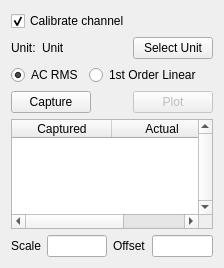
<?xml version="1.0" encoding="UTF-8"?>
<ui version="4.0">
 <class>CalibrationChannel</class>
 <widget class="QWidget" name="CalibrationChannel">
  <property name="geometry">
   <rect>
    <x>0</x>
    <y>0</y>
    <width>195</width>
    <height>254</height>
   </rect>
  </property>
  <layout class="QVBoxLayout" name="verticalLayout">
   <item>
    <widget class="QCheckBox" name="calibrationEnabled">
     <property name="text">
      <string>Calibrate channel</string>
     </property>
     <property name="checked">
      <bool>true</bool>
     </property>
    </widget>
   </item>
   <item>
    <layout class="QHBoxLayout" name="horizontalLayout_3">
     <item>
      <widget class="QLabel" name="unitLabel">
       <property name="text">
        <string>Unit:</string>
       </property>
      </widget>
     </item>
     <item>
      <widget class="QLabel" name="unit">
       <property name="text">
        <string>Unit</string>
       </property>
      </widget>
     </item>
     <item>
      <spacer name="horizontalSpacer">
       <property name="orientation">
        <enum>Qt::Horizontal</enum>
       </property>
       <property name="sizeHint" stdset="0">
        <size>
         <width>0</width>
         <height>0</height>
        </size>
       </property>
      </spacer>
     </item>
     <item>
      <widget class="QPushButton" name="selectUnit">
       <property name="text">
        <string>Select Unit</string>
       </property>
      </widget>
     </item>
    </layout>
   </item>
   <item>
    <layout class="QHBoxLayout" name="horizontalLayout_2">
     <item>
      <widget class="QRadioButton" name="acRadioButton">
       <property name="text">
        <string>AC RMS</string>
       </property>
       <property name="checked">
        <bool>true</bool>
       </property>
      </widget>
     </item>
     <item>
      <widget class="QRadioButton" name="linearRadioButton">
       <property name="text">
        <string>1st Order Linear</string>
       </property>
      </widget>
     </item>
     <item>
      <spacer name="horizontalSpacer_3">
       <property name="orientation">
        <enum>Qt::Horizontal</enum>
       </property>
       <property name="sizeHint" stdset="0">
        <size>
         <width>0</width>
         <height>0</height>
        </size>
       </property>
      </spacer>
     </item>
    </layout>
   </item>
   <item>
    <widget class="QStackedWidget" name="stackedWidget">
     <property name="currentIndex">
      <number>0</number>
     </property>
     <widget class="QWidget" name="linearPage">
      <layout class="QVBoxLayout" name="verticalLayout_2">
       <property name="leftMargin">
        <number>0</number>
       </property>
       <property name="topMargin">
        <number>0</number>
       </property>
       <property name="rightMargin">
        <number>0</number>
       </property>
       <property name="bottomMargin">
        <number>0</number>
       </property>
       <item>
        <layout class="QHBoxLayout" name="horizontalLayout_5">
         <item>
          <widget class="QPushButton" name="linearCapture">
           <property name="text">
            <string>Capture</string>
           </property>
          </widget>
         </item>
         <item>
          <spacer name="horizontalSpacer_6">
           <property name="orientation">
            <enum>Qt::Horizontal</enum>
           </property>
           <property name="sizeHint" stdset="0">
            <size>
             <width>0</width>
             <height>0</height>
            </size>
           </property>
          </spacer>
         </item>
         <item>
          <widget class="QPushButton" name="plotButton">
           <property name="enabled">
            <bool>false</bool>
           </property>
           <property name="text">
            <string>Plot</string>
           </property>
          </widget>
         </item>
        </layout>
       </item>
       <item>
        <widget class="QTableWidget" name="linearTable">
         <property name="verticalScrollBarPolicy">
          <enum>Qt::ScrollBarAlwaysOn</enum>
         </property>
         <property name="selectionMode">
          <enum>QAbstractItemView::NoSelection</enum>
         </property>
         <property name="horizontalScrollMode">
          <enum>QAbstractItemView::ScrollPerPixel</enum>
         </property>
         <column>
          <property name="text">
           <string>Captured</string>
          </property>
         </column>
         <column>
          <property name="text">
           <string>Actual</string>
          </property>
         </column>
         <column>
          <property name="text">
           <string>Delete</string>
          </property>
         </column>
        </widget>
       </item>
      </layout>
     </widget>
     <widget class="QWidget" name="acPage">
      <layout class="QFormLayout" name="formLayout">
       <property name="leftMargin">
        <number>0</number>
       </property>
       <property name="topMargin">
        <number>0</number>
       </property>
       <property name="rightMargin">
        <number>0</number>
       </property>
       <property name="bottomMargin">
        <number>0</number>
       </property>
       <item row="1" column="0">
        <widget class="QLabel" name="capturedMagnitudeLabel">
         <property name="text">
          <string>Captured RMS Magnitude</string>
         </property>
        </widget>
       </item>
       <item row="2" column="0">
        <widget class="QLabel" name="capturedOffsetLabel">
         <property name="text">
          <string>Captured DC Offset</string>
         </property>
        </widget>
       </item>
       <item row="3" column="0">
        <widget class="QLabel" name="actualMagnitudeLabel">
         <property name="text">
          <string>Actual RMS Magnitude</string>
         </property>
        </widget>
       </item>
       <item row="4" column="0">
        <widget class="QLabel" name="actualOffsetLabel">
         <property name="text">
          <string>Actual DC Offset</string>
         </property>
        </widget>
       </item>
       <item row="1" column="1">
        <widget class="UnitFormatterDoubleSpinBox" name="capturedMagnitude">
         <property name="value">
          <double>1.000000000000000</double>
         </property>
        </widget>
       </item>
       <item row="3" column="1">
        <widget class="UnitFormatterDoubleSpinBox" name="actualMagnitude">
         <property name="value">
          <double>1.000000000000000</double>
         </property>
        </widget>
       </item>
       <item row="2" column="1">
        <widget class="UnitFormatterDoubleSpinBox" name="capturedOffset"/>
       </item>
       <item row="4" column="1">
        <widget class="UnitFormatterDoubleSpinBox" name="actualOffset"/>
       </item>
       <item row="0" column="0" colspan="2">
        <layout class="QHBoxLayout" name="horizontalLayout_4">
         <item>
          <widget class="QPushButton" name="acCapture">
           <property name="text">
            <string>Capture</string>
           </property>
          </widget>
         </item>
         <item>
          <spacer name="horizontalSpacer_2">
           <property name="orientation">
            <enum>Qt::Horizontal</enum>
           </property>
           <property name="sizeHint" stdset="0">
            <size>
             <width>0</width>
             <height>0</height>
            </size>
           </property>
          </spacer>
         </item>
        </layout>
       </item>
      </layout>
     </widget>
    </widget>
   </item>
   <item>
    <layout class="QHBoxLayout" name="horizontalLayout">
     <property name="spacing">
      <number>6</number>
     </property>
     <item>
      <widget class="QLabel" name="scaleLabel">
       <property name="text">
        <string>Scale</string>
       </property>
      </widget>
     </item>
     <item>
      <widget class="QLineEdit" name="scale">
       <property name="readOnly">
        <bool>true</bool>
       </property>
      </widget>
     </item>
     <item>
      <widget class="QLabel" name="offsetLabel">
       <property name="text">
        <string>Offset</string>
       </property>
      </widget>
     </item>
     <item>
      <widget class="QLineEdit" name="offset">
       <property name="readOnly">
        <bool>true</bool>
       </property>
      </widget>
     </item>
    </layout>
   </item>
  </layout>
 </widget>
 <customwidgets>
  <customwidget>
   <class>UnitFormatterDoubleSpinBox</class>
   <extends>QDoubleSpinBox</extends>
   <header>hyperborea.unit_formatter_spinbox</header>
  </customwidget>
 </customwidgets>
 <tabstops>
  <tabstop>calibrationEnabled</tabstop>
  <tabstop>selectUnit</tabstop>
  <tabstop>acRadioButton</tabstop>
  <tabstop>linearRadioButton</tabstop>
  <tabstop>acCapture</tabstop>
  <tabstop>capturedMagnitude</tabstop>
  <tabstop>capturedOffset</tabstop>
  <tabstop>actualMagnitude</tabstop>
  <tabstop>actualOffset</tabstop>
  <tabstop>linearCapture</tabstop>
  <tabstop>linearTable</tabstop>
  <tabstop>scale</tabstop>
  <tabstop>offset</tabstop>
 </tabstops>
 <resources/>
 <connections/>
</ui>
